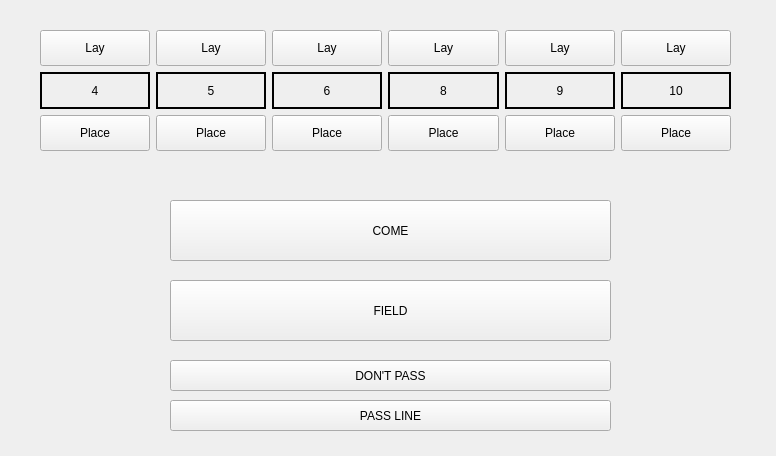
<?xml version="1.0" encoding="UTF-8"?>
<ui version="4.0">
 <class>Table</class>
 <widget class="QWidget" name="Table">
  <property name="geometry">
   <rect>
    <x>0</x>
    <y>0</y>
    <width>776</width>
    <height>456</height>
   </rect>
  </property>
  <property name="windowTitle">
   <string>Form</string>
  </property>
  <widget class="QPushButton" name="pushButton">
   <property name="geometry">
    <rect>
     <x>170</x>
     <y>280</y>
     <width>441</width>
     <height>61</height>
    </rect>
   </property>
   <property name="text">
    <string>FIELD</string>
   </property>
  </widget>
  <widget class="QWidget" name="verticalLayoutWidget">
   <property name="geometry">
    <rect>
     <x>40</x>
     <y>30</y>
     <width>691</width>
     <height>121</height>
    </rect>
   </property>
   <layout class="QVBoxLayout" name="verticalLayout">
    <item>
     <layout class="QHBoxLayout" name="horizontalLayout">
      <item>
       <widget class="QPushButton" name="Lay_4">
        <property name="sizePolicy">
         <sizepolicy hsizetype="Minimum" vsizetype="Preferred">
          <horstretch>0</horstretch>
          <verstretch>0</verstretch>
         </sizepolicy>
        </property>
        <property name="text">
         <string>Lay</string>
        </property>
       </widget>
      </item>
      <item>
       <widget class="QPushButton" name="Lay_5">
        <property name="sizePolicy">
         <sizepolicy hsizetype="Minimum" vsizetype="Preferred">
          <horstretch>0</horstretch>
          <verstretch>0</verstretch>
         </sizepolicy>
        </property>
        <property name="text">
         <string>Lay</string>
        </property>
       </widget>
      </item>
      <item>
       <widget class="QPushButton" name="Lay_6">
        <property name="sizePolicy">
         <sizepolicy hsizetype="Minimum" vsizetype="Preferred">
          <horstretch>0</horstretch>
          <verstretch>0</verstretch>
         </sizepolicy>
        </property>
        <property name="text">
         <string>Lay</string>
        </property>
       </widget>
      </item>
      <item>
       <widget class="QPushButton" name="Lay_8">
        <property name="sizePolicy">
         <sizepolicy hsizetype="Minimum" vsizetype="Preferred">
          <horstretch>0</horstretch>
          <verstretch>0</verstretch>
         </sizepolicy>
        </property>
        <property name="text">
         <string>Lay</string>
        </property>
       </widget>
      </item>
      <item>
       <widget class="QPushButton" name="Lay_9">
        <property name="sizePolicy">
         <sizepolicy hsizetype="Minimum" vsizetype="Preferred">
          <horstretch>0</horstretch>
          <verstretch>0</verstretch>
         </sizepolicy>
        </property>
        <property name="text">
         <string>Lay</string>
        </property>
       </widget>
      </item>
      <item>
       <widget class="QPushButton" name="Lay_10">
        <property name="sizePolicy">
         <sizepolicy hsizetype="Minimum" vsizetype="Preferred">
          <horstretch>0</horstretch>
          <verstretch>0</verstretch>
         </sizepolicy>
        </property>
        <property name="text">
         <string>Lay</string>
        </property>
       </widget>
      </item>
     </layout>
    </item>
    <item>
     <layout class="QHBoxLayout" name="horizontalLayout_3">
      <item>
       <widget class="QLabel" name="Num_4">
        <property name="frameShape">
         <enum>QFrame::Panel</enum>
        </property>
        <property name="frameShadow">
         <enum>QFrame::Plain</enum>
        </property>
        <property name="lineWidth">
         <number>2</number>
        </property>
        <property name="midLineWidth">
         <number>0</number>
        </property>
        <property name="text">
         <string>4</string>
        </property>
        <property name="alignment">
         <set>Qt::AlignCenter</set>
        </property>
       </widget>
      </item>
      <item>
       <widget class="QLabel" name="Num_5">
        <property name="frameShape">
         <enum>QFrame::Panel</enum>
        </property>
        <property name="lineWidth">
         <number>2</number>
        </property>
        <property name="text">
         <string>5</string>
        </property>
        <property name="alignment">
         <set>Qt::AlignCenter</set>
        </property>
       </widget>
      </item>
      <item>
       <widget class="QLabel" name="Num_6">
        <property name="frameShape">
         <enum>QFrame::Panel</enum>
        </property>
        <property name="lineWidth">
         <number>2</number>
        </property>
        <property name="text">
         <string>6</string>
        </property>
        <property name="alignment">
         <set>Qt::AlignCenter</set>
        </property>
       </widget>
      </item>
      <item>
       <widget class="QLabel" name="Num_8">
        <property name="frameShape">
         <enum>QFrame::Panel</enum>
        </property>
        <property name="lineWidth">
         <number>2</number>
        </property>
        <property name="text">
         <string>8</string>
        </property>
        <property name="alignment">
         <set>Qt::AlignCenter</set>
        </property>
       </widget>
      </item>
      <item>
       <widget class="QLabel" name="Num_9">
        <property name="frameShape">
         <enum>QFrame::Panel</enum>
        </property>
        <property name="lineWidth">
         <number>2</number>
        </property>
        <property name="text">
         <string>9</string>
        </property>
        <property name="alignment">
         <set>Qt::AlignCenter</set>
        </property>
       </widget>
      </item>
      <item>
       <widget class="QLabel" name="Num_10">
        <property name="frameShape">
         <enum>QFrame::Panel</enum>
        </property>
        <property name="lineWidth">
         <number>2</number>
        </property>
        <property name="text">
         <string>10</string>
        </property>
        <property name="alignment">
         <set>Qt::AlignCenter</set>
        </property>
       </widget>
      </item>
     </layout>
    </item>
    <item>
     <layout class="QHBoxLayout" name="horizontalLayout_2">
      <item>
       <widget class="QPushButton" name="Place_4">
        <property name="sizePolicy">
         <sizepolicy hsizetype="Minimum" vsizetype="Preferred">
          <horstretch>0</horstretch>
          <verstretch>0</verstretch>
         </sizepolicy>
        </property>
        <property name="text">
         <string>Place</string>
        </property>
       </widget>
      </item>
      <item>
       <widget class="QPushButton" name="Place_5">
        <property name="sizePolicy">
         <sizepolicy hsizetype="Minimum" vsizetype="Preferred">
          <horstretch>0</horstretch>
          <verstretch>0</verstretch>
         </sizepolicy>
        </property>
        <property name="text">
         <string>Place</string>
        </property>
       </widget>
      </item>
      <item>
       <widget class="QPushButton" name="Place_6">
        <property name="sizePolicy">
         <sizepolicy hsizetype="Minimum" vsizetype="Preferred">
          <horstretch>0</horstretch>
          <verstretch>0</verstretch>
         </sizepolicy>
        </property>
        <property name="text">
         <string>Place</string>
        </property>
       </widget>
      </item>
      <item>
       <widget class="QPushButton" name="Place_8">
        <property name="sizePolicy">
         <sizepolicy hsizetype="Minimum" vsizetype="Preferred">
          <horstretch>0</horstretch>
          <verstretch>0</verstretch>
         </sizepolicy>
        </property>
        <property name="text">
         <string>Place</string>
        </property>
       </widget>
      </item>
      <item>
       <widget class="QPushButton" name="Place_9">
        <property name="sizePolicy">
         <sizepolicy hsizetype="Minimum" vsizetype="Preferred">
          <horstretch>0</horstretch>
          <verstretch>0</verstretch>
         </sizepolicy>
        </property>
        <property name="text">
         <string>Place</string>
        </property>
       </widget>
      </item>
      <item>
       <widget class="QPushButton" name="Place_10">
        <property name="sizePolicy">
         <sizepolicy hsizetype="Minimum" vsizetype="Preferred">
          <horstretch>0</horstretch>
          <verstretch>0</verstretch>
         </sizepolicy>
        </property>
        <property name="text">
         <string>Place</string>
        </property>
       </widget>
      </item>
     </layout>
    </item>
   </layout>
  </widget>
  <widget class="QPushButton" name="pushButton_14">
   <property name="geometry">
    <rect>
     <x>170</x>
     <y>200</y>
     <width>441</width>
     <height>61</height>
    </rect>
   </property>
   <property name="text">
    <string>COME</string>
   </property>
  </widget>
  <widget class="QPushButton" name="pushButton_15">
   <property name="geometry">
    <rect>
     <x>170</x>
     <y>400</y>
     <width>441</width>
     <height>31</height>
    </rect>
   </property>
   <property name="text">
    <string>PASS LINE</string>
   </property>
  </widget>
  <widget class="QPushButton" name="pushButton_16">
   <property name="geometry">
    <rect>
     <x>170</x>
     <y>360</y>
     <width>441</width>
     <height>31</height>
    </rect>
   </property>
   <property name="text">
    <string>DON'T PASS</string>
   </property>
  </widget>
 </widget>
 <resources/>
 <connections/>
</ui>
